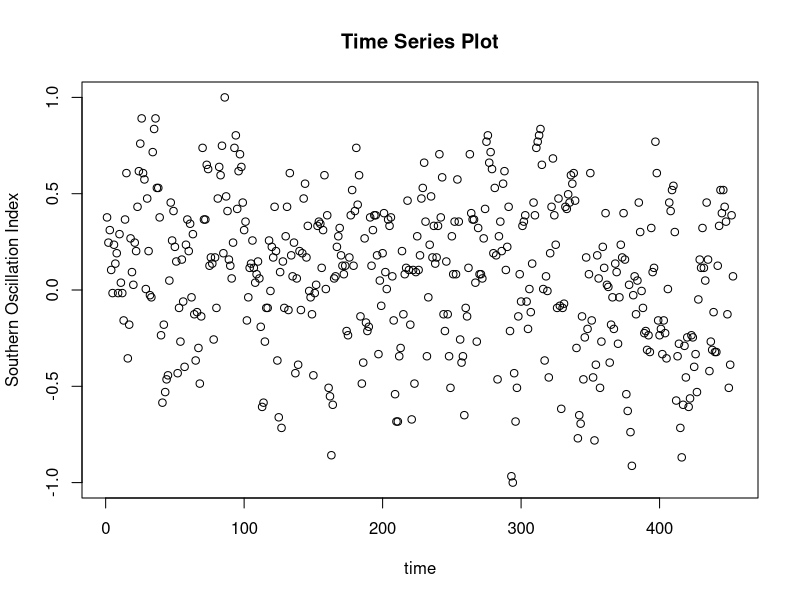
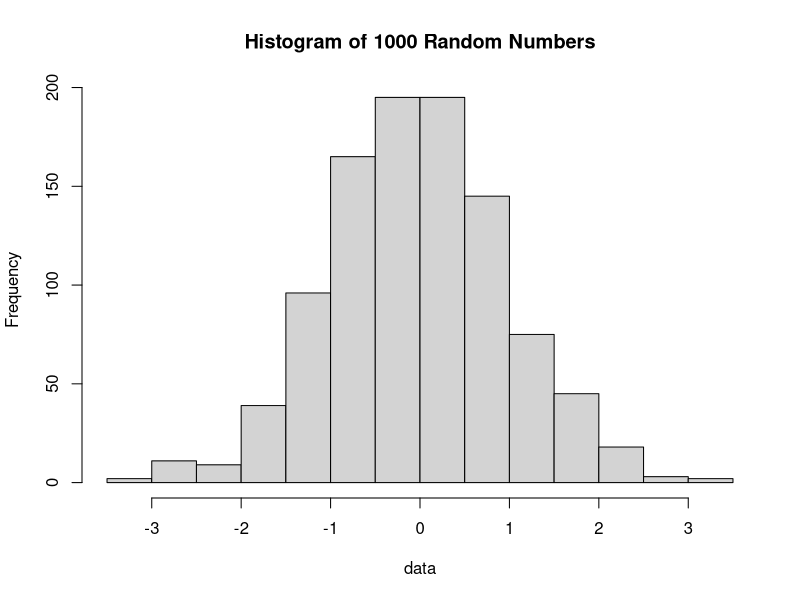
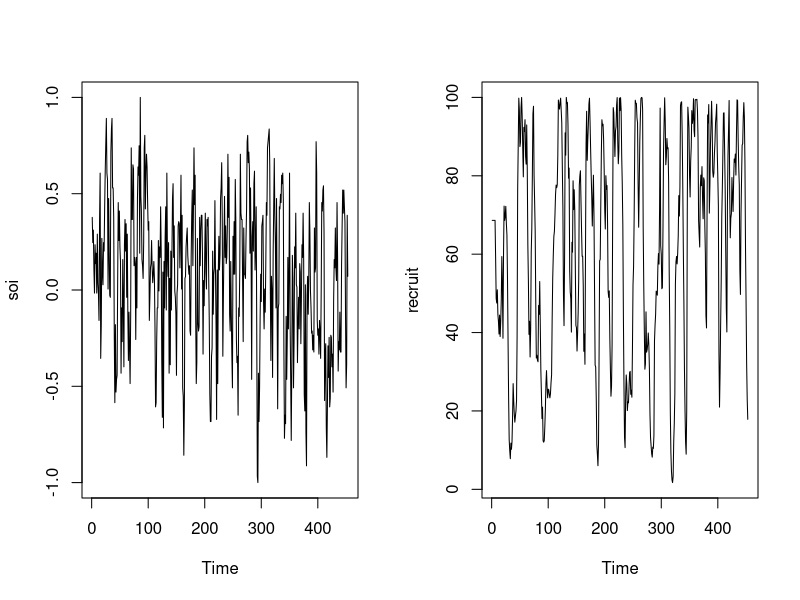

Reproduce these figures in R, in order.
soi <- scan("soi.dat")

plot(soi, xlab="time", ylab="Southern Oscillation Index", 
     main="Time Series Plot")

recruit <- scan("recruit.dat")

jpeg("joint.jpg")
par(mfrow=c(1,2))
plot.ts(soi)
plot.ts(recruit)
dev.off()

 
#### 1. ####
#### a. ####
2*1:5
# [1]  2  4  6  8 10

(2*1):5
# [1] 2 3 4 5

# In the first one it is creating a sequence from 1 to 5 and then multiplying each number by 2.
# In the second operations inside the parantheses take priority, so the sequence only
# goes from 2 to 5.

#### b. #### 
x <- seq(1,19, by=2)
# [1]  1  3  5  7  9 11 13 15 17 19

#### c. ####
y = c(-1, 2, -3, 4, -5)
z = abs(y)
# [1] 1 2 3 4 5

#### d. ####
qchisq(.95, 10)

#### e. ####
set.seed(1234)
x = rnorm(1000)
summary(x)
#     Min.  1st Qu.   Median     Mean  3rd Qu.     Max. 
# -3.39600 -0.67330 -0.03979 -0.02660  0.61580  3.19600 

mean(x)
# Mean: [1] -0.0265972

var(x)
# Variance: [1] 0.9946825

hist(x, main="Histogram of 1000 Random Numbers", xlab="data")


#########################################################
#### 2.####



#########################################################

